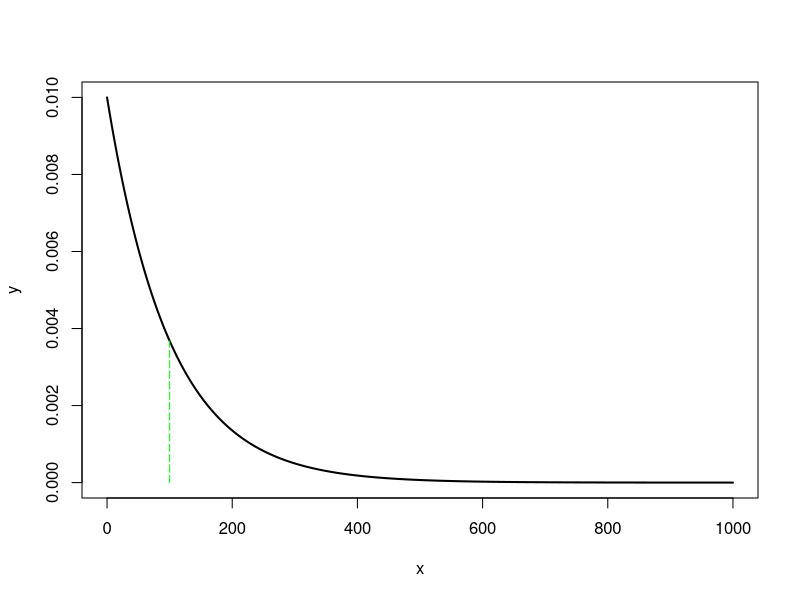

R code for this plot:
# El tiempo de trabajo sin falla de un elemento está distribuido por la ley exponencial
# f(t)=0,01 . exp(-0,01.t) donde t es el tiempo en horas. Hallar la probabilidad de que el elemento
# trabaje sin fallas por lo menos 100 horas.

lambda = 0.01

# Grafico
x = seq(0, 1000, 0.001)
y = dexp(x, 0.01)
plot(x, y, type='l', lwd=2)
lines(100, dexp(100, lambda), lty=5, type='h', col='green')

# Probabilidad de que trabaje al menos 100 horas
prob_minimo_100horas = 1 - pexp(100, lambda)
print(paste('P( T > 100 ) = ', prob_minimo_100horas))